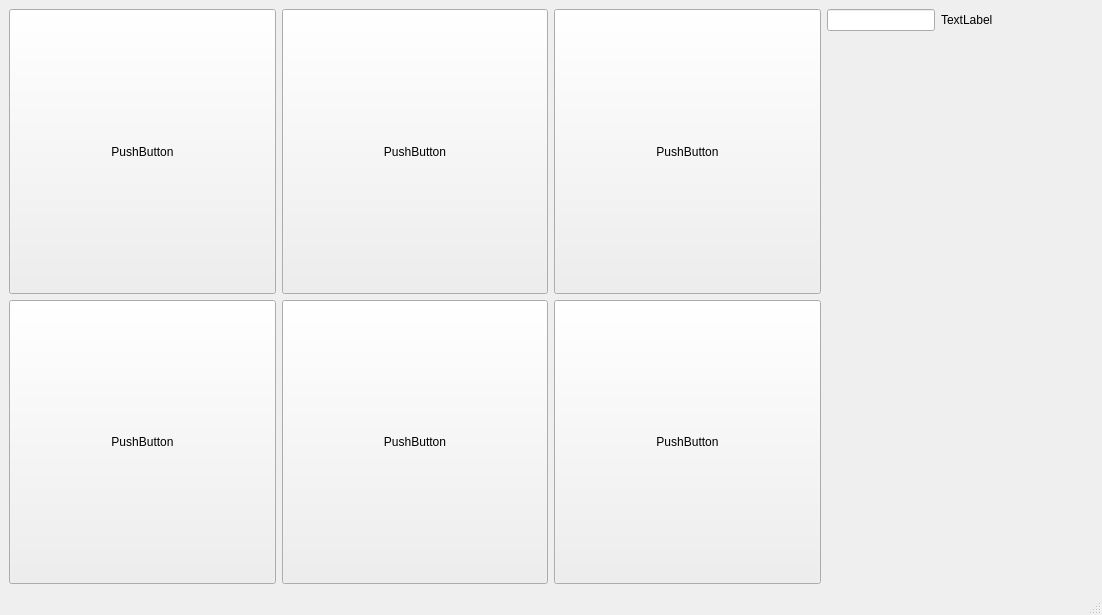
<?xml version="1.0" encoding="UTF-8"?>
<ui version="4.0">
 <class>MainWindow</class>
 <widget class="QMainWindow" name="MainWindow">
  <property name="geometry">
   <rect>
    <x>0</x>
    <y>0</y>
    <width>1102</width>
    <height>615</height>
   </rect>
  </property>
  <property name="sizePolicy">
   <sizepolicy hsizetype="Preferred" vsizetype="Preferred">
    <horstretch>0</horstretch>
    <verstretch>0</verstretch>
   </sizepolicy>
  </property>
  <property name="windowTitle">
   <string>MainWindow</string>
  </property>
  <widget class="QWidget" name="centralwidget">
   <layout class="QGridLayout" name="gridLayout">
    <item row="0" column="0">
     <widget class="QPushButton" name="pushButton_4">
      <property name="sizePolicy">
       <sizepolicy hsizetype="Minimum" vsizetype="Preferred">
        <horstretch>0</horstretch>
        <verstretch>0</verstretch>
       </sizepolicy>
      </property>
      <property name="text">
       <string>PushButton</string>
      </property>
     </widget>
    </item>
    <item row="1" column="2">
     <widget class="QPushButton" name="pushButton">
      <property name="sizePolicy">
       <sizepolicy hsizetype="Minimum" vsizetype="Preferred">
        <horstretch>0</horstretch>
        <verstretch>0</verstretch>
       </sizepolicy>
      </property>
      <property name="text">
       <string>PushButton</string>
      </property>
     </widget>
    </item>
    <item row="1" column="1">
     <widget class="QPushButton" name="pushButton_3">
      <property name="sizePolicy">
       <sizepolicy hsizetype="Minimum" vsizetype="Preferred">
        <horstretch>0</horstretch>
        <verstretch>0</verstretch>
       </sizepolicy>
      </property>
      <property name="text">
       <string>PushButton</string>
      </property>
     </widget>
    </item>
    <item row="0" column="1">
     <widget class="QPushButton" name="pushButton_5">
      <property name="sizePolicy">
       <sizepolicy hsizetype="Minimum" vsizetype="Preferred">
        <horstretch>0</horstretch>
        <verstretch>0</verstretch>
       </sizepolicy>
      </property>
      <property name="text">
       <string>PushButton</string>
      </property>
     </widget>
    </item>
    <item row="0" column="2">
     <widget class="QPushButton" name="pushButton_6">
      <property name="sizePolicy">
       <sizepolicy hsizetype="Minimum" vsizetype="Preferred">
        <horstretch>0</horstretch>
        <verstretch>0</verstretch>
       </sizepolicy>
      </property>
      <property name="text">
       <string>PushButton</string>
      </property>
     </widget>
    </item>
    <item row="1" column="0">
     <widget class="QPushButton" name="pushButton_2">
      <property name="sizePolicy">
       <sizepolicy hsizetype="Minimum" vsizetype="Preferred">
        <horstretch>0</horstretch>
        <verstretch>0</verstretch>
       </sizepolicy>
      </property>
      <property name="text">
       <string>PushButton</string>
      </property>
     </widget>
    </item>
    <item row="0" column="3" rowspan="2">
     <layout class="QFormLayout" name="formLayout">
      <item row="0" column="1">
       <widget class="QLabel" name="label">
        <property name="text">
         <string>TextLabel</string>
        </property>
       </widget>
      </item>
      <item row="0" column="0">
       <widget class="QLineEdit" name="lineEdit">
        <property name="sizePolicy">
         <sizepolicy hsizetype="Preferred" vsizetype="Preferred">
          <horstretch>0</horstretch>
          <verstretch>0</verstretch>
         </sizepolicy>
        </property>
       </widget>
      </item>
     </layout>
    </item>
   </layout>
  </widget>
  <widget class="QMenuBar" name="menubar">
   <property name="geometry">
    <rect>
     <x>0</x>
     <y>0</y>
     <width>1102</width>
     <height>21</height>
    </rect>
   </property>
  </widget>
  <widget class="QStatusBar" name="statusbar"/>
 </widget>
 <resources/>
 <connections/>
</ui>
